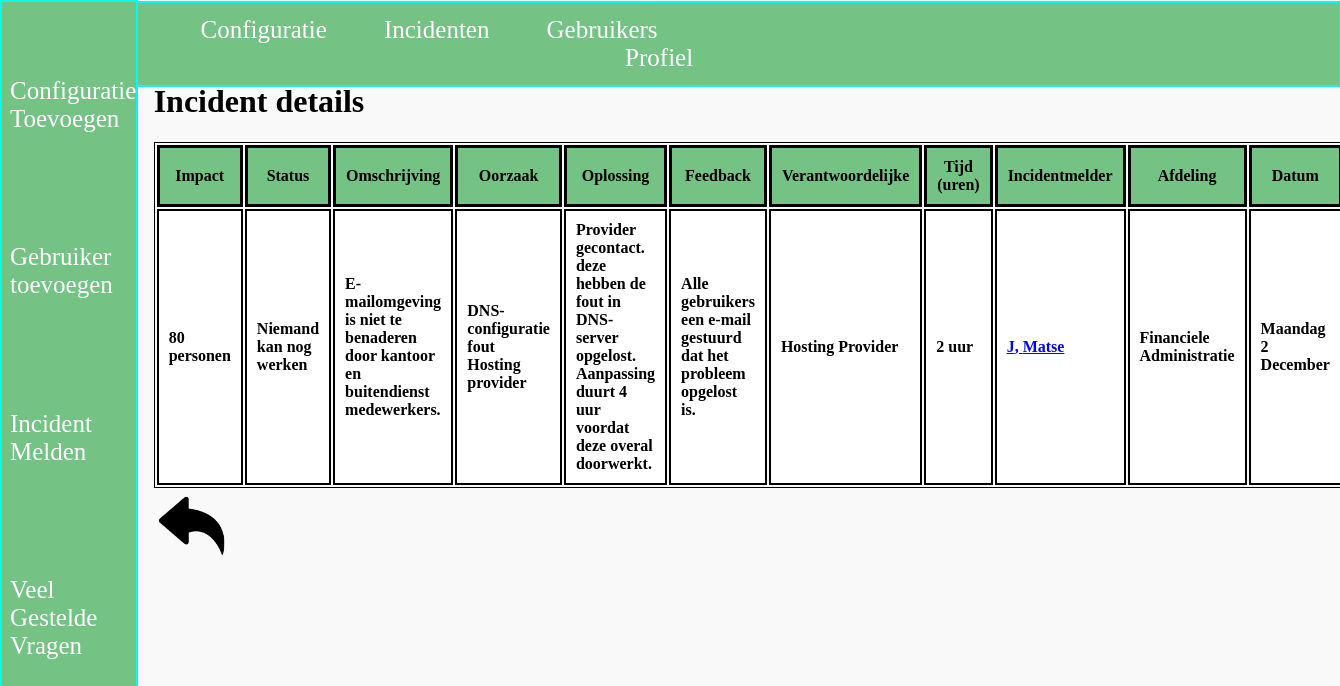
Page /php/incidentdetailsbeheerder.php?incidentID=3 on the committed database.
### tables this page shows
CREATE TABLE `incident` (
  `incidentID` int(11) NOT NULL,
  `statusID` int(11) DEFAULT NULL,
  `description` varchar(255) DEFAULT NULL,
  `shortDescription` varchar(255) DEFAULT NULL,
  `impact` int(3) DEFAULT NULL,
  `time` int(4) DEFAULT NULL,
  `responsibleID` int(11) DEFAULT NULL,
  `cause` varchar(255) DEFAULT NULL,
  `solution` varchar(255) DEFAULT NULL,
  `feedback` varchar(255) DEFAULT NULL,
  `date` timestamp NULL DEFAULT current_timestamp(),
  `type` int(3) DEFAULT NULL
);

CREATE TABLE `status` (
  `statusID` int(11) NOT NULL,
  `statusName` varchar(255) DEFAULT NULL,
  `statusImpact` varchar(3) DEFAULT NULL,
  `urgency` varchar(50) DEFAULT NULL
);

CREATE TABLE `responsible` (
  `responsibleID` int(11) NOT NULL,
  `responsibleName` varchar(50) DEFAULT NULL
);

CREATE TABLE `user` (
  `userID` int(11) NOT NULL,
  `initials` varchar(1) DEFAULT NULL,
  `surname` varchar(50) DEFAULT NULL,
  `middleName` varchar(50) DEFAULT NULL,
  `departmentID` int(11) DEFAULT NULL,
  `interncell` varchar(3) DEFAULT NULL,
  `sex` int(3) DEFAULT NULL,
  `email` varchar(80) DEFAULT NULL,
  `password` varchar(50) DEFAULT NULL,
  `userType` int(3) DEFAULT NULL
);

CREATE TABLE `departments` (
  `departmentID` int(11) NOT NULL,
  `departmentName` varchar(50) DEFAULT NULL,
  `location` int(3) DEFAULT NULL
);

### php/incidentdetailsbeheerder.php (the view, shortened to what this page needs)
<?php
$servername = "localhost";
$username = "root";
$password = "";
$dbname = "twente";
$conn = mysqli_connect($servername, $username, $password, $dbname);
$id = $_GET["incidentID"];
$sql = "SELECT status.statusName, incident.description, incident.impact, incident.time, responsible.responsibleName, incident.cause, incident.solution, incident.feedback, DAYNAME(incident.date), MONTHNAME(incident.date), DAY(incident.date), user.userID, user.initials, user.middleName, user.surname, departments.departmentName,departments.location, status.statusName, status.statusImpact, status.urgency FROM incident INNER JOIN user2incident ON incident.incidentID = user2incident.incidentID INNER JOIN user ON user2incident.userID = user.userID INNER JOIN departments ON user.departmentID = departments.departmentID INNER JOIN responsible ON incident.responsibleID = responsible.responsibleID INNER JOIN status ON incident.statusID = status.statusID WHERE incident.incidentID = $id";
$result = mysqli_query($conn,$sql);
?>
<!doctype html>
<html lang="nl">
<?php include('../include/header.php');?>
<body>
	<?php include('../include/navigatie.php');?>
<br>
<br>
<br>
	<div class=table>
          <h1> Incident details </h1>
  <form class="edit" action="<?php$_SERVER['PHP_SELF'];?>" method="post">
	<table class="incidentenDetails" name="incidentenDetails">
	<tr>
	  <th> Impact </th>
    <th> Status </th>
		<th> Omschrijving</th>
		<th> Oorzaak </th>
		<th> Oplossing</th>
    <th> Feedback </th>
    <th> Verantwoordelijke </th>
		<th> Tijd (uren)</th>
		<th> Incidentmelder </th>
	 <th> Afdeling </th>
   <th> Datum </th>
	</tr>
  <?php
  if (mysqli_num_rows($result) == 1){
    while($row = mysqli_fetch_assoc($result)){
      $personen = "personen";
      if ($row["impact"] == 1) {
      $personen = " persoon ";
    } else {
      $personen = " personen ";
};
$time =  $row["time"] / 60;
  $day = "";
  if ($row["DAYNAME(incident.date)"] == "Monday"){
    $day = "Maandag";
  }
  elseif ($row["DAYNAME(incident.date)"] == "Tuesday") {
    $day = "Dinsdag";
  } elseif ($row["DAYNAME(incident.date)"] == "Wednesday") {
      $day = "Woensdag";
  } elseif ($row["DAYNAME(incident.date)"] == "Thursday") {
      $day = "Donderdag";
  } elseif($row["DAYNAME(incident.date)"] == "Friday") {
      $day = "Vrijdag";
  } elseif ($row["DAYNAME(incident.date)"] == "Saturday") {
      $day = "Zaterdag";
  } elseif($row["DAYNAME(incident.date)"] == "Sunday") {
      $day = "Zondag";
  };
      echo "<tr><td>".$row["impact"].$personen."</td>
      <td>".$row["statusName"]."</td>
      <td>".$row["description"]."</td>
      <td>".$row["cause"]."</td>
      <td>".$row["solution"]."</td>
      <td>".$row["feedback"]."</td>
      <td>".$row["responsibleName"]."</td>
      <td>".round($time, 2)." uur"."</td>
      <td><a href='gebruikerdetails.php?userID=".$row["userID"]."'>".$row["initials"].", ".$row["surname"]."</td>
      <td>".$row["departmentName"]."</td>
      <td>".$day." ".$row["DAY(incident.date)"]." ".$row["MONTHNAME(incident.date)"]."</td>
      </tr>";
    }
  }
  else{
    echo "Error";
  }
  ?>
</table>
<a href="javascript:history.back()"><img class= 'return' src=../img/return.png></a>
</div>
	</body>
</html>

### css/style.css (style rules this page uses)
html { font-family:Century Gothic; height:100%; width:100%; background:#f9f9f9; }
div.table { margin-left:11%; margin-bottom: 5%; }
table.incidentenDetails { border: 1px solid black; color: black; width: 100%; overflow:auto; }
th { border: 3px solid black; padding: 10px; background-color:#74c385; }
td { border: 2px solid black; padding: 10px; }
tr:nth-child(even) { background: #ffffff; font-weight:bold; }
tr:nth-child(odd) { background: #e0e0e0; font-weight:bold; }
img.return { max-height: 75px; max-width: 75px; }
a:link { color: blue; }

### rows in the picture
incident: impact "80", impact "personen", statusID.statusName "Niemand kan nog werken", description "E-mailomgeving is niet te benaderen door kantoor en buitendienst medewerkers.", cause "DNS-configuratie fout Hosting provider", solution "Provider gecontact. deze hebben de fout in DNS-server opgelost. Aanpassing duurt 4 uur voordat deze overal doorwerkt.", feedback "Alle gebruikers een e-mail gestuurd dat het probleem opgelost is.", responsibleID.responsibleName "Hosting Provider", time "2", user.initials "J", user.surname "Matse", departments.departmentName "Financiele Administratie", day "Maandag", DAY "2", MONTHNAME "December"
